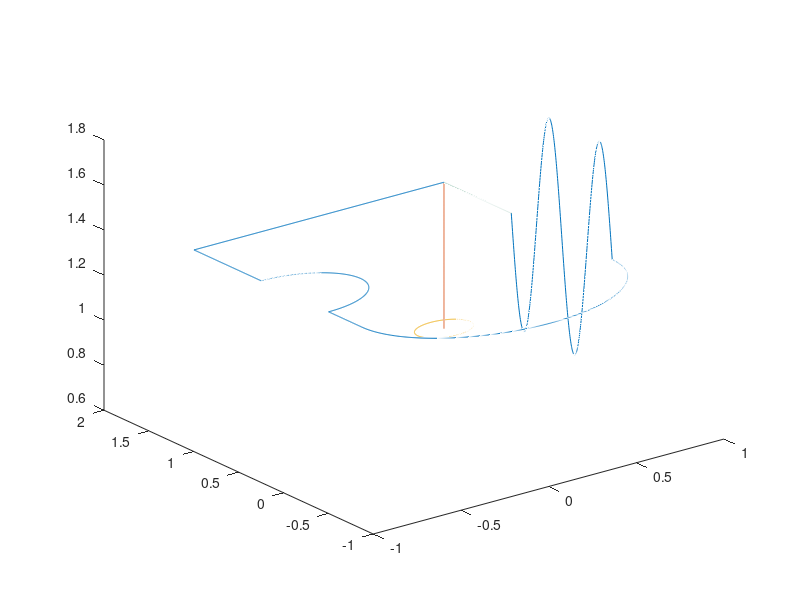

Write the MATLAB code that produced this figure. (Note: this script raises an error after producing the figure.)
clear
set(findall(gcf,'-property','FontSize'),'FontSize',13)
set(findall(gcf,'-property','Font'),'Font','Roman')
exportFigures = true;

areaWidth = 2.05; %Width of the flight area
areaHeight = 3.45; %Height of the flight area
courseWidth = .15; %Buffer around route
courseStdHeight = 1.3; %standard height at which the drone will complete the course
ppRoute = 400; %Points per route segment
startHeight = .65; %Height at which the drone starts and stops its course route
courseScale = .75;

%Matrix definition
%x,y,z,yaw,hold time,checkpoint, ViconAvailable


%Defines the starting point
startPoint = [areaWidth/2 areaHeight/2+.5 courseStdHeight];

%Defines the first set point
firstSetPoint = [startPoint(1)-(areaWidth-courseWidth) startPoint(2) courseStdHeight];
%Generates a number of points from the start point to the first set point
courseToFirstSetPoint = [linspace(startPoint(1),firstSetPoint(1),ppRoute); linspace(startPoint(2),firstSetPoint(2),ppRoute);linspace(startPoint(3),firstSetPoint(3),ppRoute)]';
%Yaw description
yaw1 = 180*ones(ppRoute,1);
%Adds checkpoints
checkPoints = zeros(ppRoute,1);
checkPoints(1) = 1;
checkPoints(ppRoute) = 1;
%StationKeeping [s]
holdTime = zeros(ppRoute,1);
holdTime(1) = 10;
%Vicon available
vicon = ones(ppRoute,1);
%Adds the first part of the course to the total course
totalCourse = [courseToFirstSetPoint yaw1 holdTime checkPoints vicon];

%Defines the second setpoint and generates route from the first to the
%second set point
secondSetPoint = [firstSetPoint(1) firstSetPoint(2)-1 courseStdHeight];
courseToSecondSetPoint = [linspace(firstSetPoint(1),secondSetPoint(1),ppRoute); linspace(firstSetPoint(2),secondSetPoint(2),ppRoute);linspace(firstSetPoint(3),secondSetPoint(3),ppRoute)]';
yaw2 = (yaw1(1)+90)*ones(ppRoute,1);
checkPoints = zeros(ppRoute,1);
checkPoints(1) = 0;
checkPoints(ppRoute) = 1;
holdTime = zeros(ppRoute,1);
totalCourse = [totalCourse; courseToSecondSetPoint yaw2 holdTime checkPoints vicon];

%Defines the first curve in the route, radius is .5 meters
obstacleRadius = .5;
thirdSetPoint = [secondSetPoint(1) secondSetPoint(2)-2*obstacleRadius courseStdHeight];
thirdSetPointPoints = linspace(0,pi,ppRoute);
courseToThirdSetPoint = [secondSetPoint(1)+sin(thirdSetPointPoints)*obstacleRadius; secondSetPoint(2)-obstacleRadius+cos(thirdSetPointPoints)*obstacleRadius; linspace(secondSetPoint(3),thirdSetPoint(3),length(thirdSetPointPoints))]';
yaw3 = yaw2;
totalCourse = [totalCourse; courseToThirdSetPoint yaw3 holdTime checkPoints vicon];

%Generates straight line from the first curve to the second curve
fourthSetPoint = [thirdSetPoint(1) thirdSetPoint(2)-.5 courseStdHeight];
courseToFourthSetPoint = [linspace(thirdSetPoint(1),fourthSetPoint(1),ppRoute); linspace(thirdSetPoint(2),fourthSetPoint(2),ppRoute);linspace(thirdSetPoint(3),fourthSetPoint(3),ppRoute)]';
yaw4 = yaw2;
totalCourse = [totalCourse; courseToFourthSetPoint yaw4 holdTime checkPoints vicon];

%Generates the big curve in the route
bigCurveRadius = abs((fourthSetPoint(1)-startPoint(1))/2);
fifthSetPoint = [fourthSetPoint(1)+2*bigCurveRadius fourthSetPoint(2) courseStdHeight];
fifthSetPointPoints = linspace(pi,2*pi,ppRoute);
courseToFifthSetPoint = [fifthSetPoint(1)-bigCurveRadius+cos(fifthSetPointPoints)*bigCurveRadius; fifthSetPoint(2)+sin(fifthSetPointPoints)*bigCurveRadius; linspace(fourthSetPoint(3),fifthSetPoint(3),length(fifthSetPointPoints))]';
yaw5 = mod(fifthSetPointPoints*180/pi-yaw4(ppRoute),360)';
totalCourse = [totalCourse; courseToFifthSetPoint yaw5 holdTime checkPoints vicon];

%Generates straight movement along the y-axis with oscillation in the
%z-axis
sixthSetPoint = [fifthSetPoint(1) fifthSetPoint(2)+1.5 fifthSetPoint(3)];
pointsForMovements = linspace(0,4*pi,ppRoute);
zMovement = sin(pointsForMovements)*.5+fifthSetPoint(3);
courseToSixthSetPoint = [linspace(fifthSetPoint(1),sixthSetPoint(1),ppRoute);linspace(fifthSetPoint(2),sixthSetPoint(2),ppRoute); zMovement]';
yaw6 = 90*ones(ppRoute,1);
totalCourse = [totalCourse; courseToSixthSetPoint yaw6 holdTime checkPoints vicon];

%Generates route from the end of the oscillations back to the start point
endSetPoint = startPoint;
courseToEndSetPoint = [linspace(sixthSetPoint(1),endSetPoint(1),ppRoute); linspace(sixthSetPoint(2),endSetPoint(2),ppRoute);linspace(sixthSetPoint(3),endSetPoint(3),ppRoute)]';
yaw7 = yaw6;
vicon = zeros(ppRoute,1);
totalCourse = [totalCourse; courseToEndSetPoint yaw7 holdTime checkPoints vicon];


totalCourse = [totalCourse(:,1)*courseScale totalCourse(:,2)*courseScale totalCourse(:,3) totalCourse(:,4) totalCourse(:,5) totalCourse(:,6) totalCourse(:,7)];

%Draws points from start to end 
launchLanding = linspace(startHeight,startPoint(3),ppRoute);
courseToStartPoint = [linspace(startPoint(1)*courseScale,startPoint(1)*courseScale,ppRoute);linspace(startPoint(2)*courseScale,startPoint(2)*courseScale,ppRoute);launchLanding]';


%Draws takeoff/landing zone
aPoints = linspace(0,2*pi,ppRoute);
circumference = [cos(aPoints)*courseWidth+startPoint(1)*courseScale; sin(aPoints)*courseWidth+startPoint(2)*courseScale; ones(1,length(aPoints))*startHeight]';



%Plots the 3d-plot
figure(1)
plot3(totalCourse(:,1),totalCourse(:,2),totalCourse(:,3))
hold on
plot3(courseToStartPoint(:,1),courseToStartPoint(:,2),courseToStartPoint(:,3));
plot3(circumference(:,1),circumference(:,2),circumference(:,3));
%Linie for no vicon data
% Convert color code to 1-by-3 RGB array (0~1 each)
str = '#77AC30';
color = sscanf(str(2:end),'%2x%2x%2x',[1 3])/255;
plot3(totalCourse(2400:end,1),totalCourse(2400:end,2),totalCourse(2400:end,3),'Color',color)
xlimit =[-2.1 0.2];
ylimit =[-3.5 0.05];


%Draws arrow
p1 = [(startPoint(1)-.5)*courseScale (startPoint(2)+.25)*courseScale startPoint(3)];
p2 = [-1 0 0];
mArrow3(p1,p1+p2*courseScale);


legend('Course','Takeoff/Landing','Takeoff/Landing Site','No Vicon data','Location','best');
%legend('boxoff')
hold off

axis equal
grid on
view(-45,15)

x0=0;
y0=0;
plotwidth=600;
height=300;
set(gcf,'position',[x0,y0,plotwidth,height])

if exportFigures == true
    exportgraphics(gcf,'courseToFollow.pdf','ContentType','vector')
end


%Plots the 2d-plot
figure(2)
plot(totalCourse(:,1),totalCourse(:,2))
hold on
plot(circumference(:,1),circumference(:,2))
plot(totalCourse(2400:end,1),totalCourse(2400:end,2),'Color',color)
xlabel('x-axis [m]');
ylabel('y-axis [m]');
zlabel('z-axis [m]');
legend('Course','Takeoff/Landing Site','No Vicon data','Location','south east');
axis equal
grid on
x0=0;
y0=0;
plotwidth=600;
height=300;
set(gcf,'position',[x0,y0,plotwidth,height])
hold off

if exportFigures == true
   exportgraphics(gcf,'courseToFollowAbove.pdf','ContentType','vector')
end


%Writes route description to a csv-file
writematrix(totalCourse,'courseDescriptionHD.csv');
